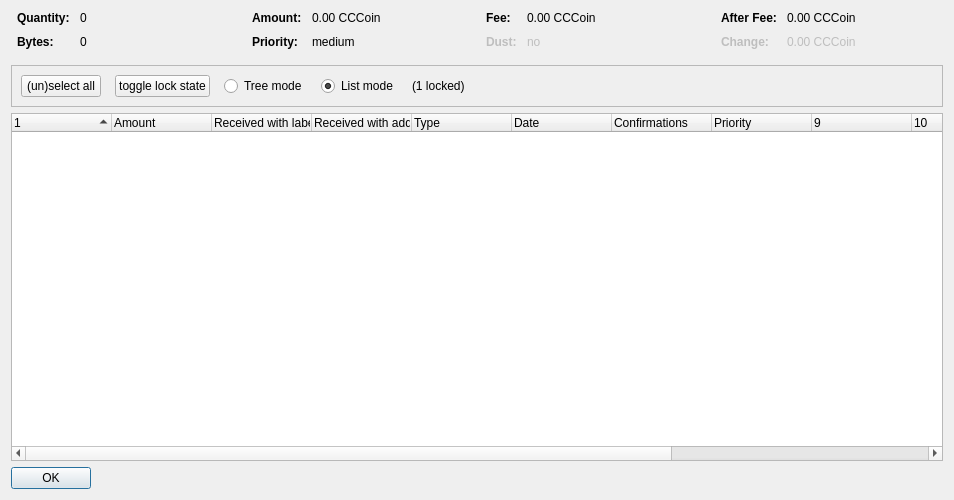
<?xml version="1.0" encoding="UTF-8"?>
<ui version="4.0">
 <class>CoinControlDialog</class>
 <widget class="QDialog" name="CoinControlDialog">
  <property name="geometry">
   <rect>
    <x>0</x>
    <y>0</y>
    <width>954</width>
    <height>500</height>
   </rect>
  </property>
  <property name="windowTitle">
   <string>Coin Selection</string>
  </property>
  <layout class="QVBoxLayout" name="verticalLayout">
   <item>
    <layout class="QHBoxLayout" name="horizontalLayoutTop" stretch="0,0,0,0">
     <property name="topMargin">
      <number>0</number>
     </property>
     <property name="bottomMargin">
      <number>10</number>
     </property>
     <item>
      <layout class="QFormLayout" name="formLayoutCoinControl1">
       <property name="horizontalSpacing">
        <number>10</number>
       </property>
       <property name="verticalSpacing">
        <number>10</number>
       </property>
       <property name="leftMargin">
        <number>6</number>
       </property>
       <property name="rightMargin">
        <number>6</number>
       </property>
       <item row="0" column="0">
        <widget class="QLabel" name="labelCoinControlQuantityText">
         <property name="font">
          <font>
           <weight>75</weight>
           <bold>true</bold>
          </font>
         </property>
         <property name="text">
          <string>Quantity:</string>
         </property>
        </widget>
       </item>
       <item row="0" column="1">
        <widget class="QLabel" name="labelCoinControlQuantity">
         <property name="cursor">
          <cursorShape>IBeamCursor</cursorShape>
         </property>
         <property name="contextMenuPolicy">
          <enum>Qt::ActionsContextMenu</enum>
         </property>
         <property name="text">
          <string notr="true">0</string>
         </property>
         <property name="textInteractionFlags">
          <set>Qt::LinksAccessibleByMouse|Qt::TextSelectableByKeyboard|Qt::TextSelectableByMouse</set>
         </property>
        </widget>
       </item>
       <item row="1" column="0">
        <widget class="QLabel" name="labelCoinControlBytesText">
         <property name="font">
          <font>
           <weight>75</weight>
           <bold>true</bold>
          </font>
         </property>
         <property name="text">
          <string>Bytes:</string>
         </property>
        </widget>
       </item>
       <item row="1" column="1">
        <widget class="QLabel" name="labelCoinControlBytes">
         <property name="cursor">
          <cursorShape>IBeamCursor</cursorShape>
         </property>
         <property name="contextMenuPolicy">
          <enum>Qt::ActionsContextMenu</enum>
         </property>
         <property name="text">
          <string notr="true">0</string>
         </property>
         <property name="textInteractionFlags">
          <set>Qt::LinksAccessibleByMouse|Qt::TextSelectableByKeyboard|Qt::TextSelectableByMouse</set>
         </property>
        </widget>
       </item>
      </layout>
     </item>
     <item>
      <layout class="QFormLayout" name="formLayoutCoinControl2">
       <property name="horizontalSpacing">
        <number>10</number>
       </property>
       <property name="verticalSpacing">
        <number>10</number>
       </property>
       <property name="leftMargin">
        <number>6</number>
       </property>
       <property name="rightMargin">
        <number>6</number>
       </property>
       <item row="0" column="0">
        <widget class="QLabel" name="labelCoinControlAmountText">
         <property name="font">
          <font>
           <weight>75</weight>
           <bold>true</bold>
          </font>
         </property>
         <property name="text">
          <string>Amount:</string>
         </property>
        </widget>
       </item>
       <item row="0" column="1">
        <widget class="QLabel" name="labelCoinControlAmount">
         <property name="cursor">
          <cursorShape>IBeamCursor</cursorShape>
         </property>
         <property name="contextMenuPolicy">
          <enum>Qt::ActionsContextMenu</enum>
         </property>
         <property name="text">
          <string notr="true">0.00 CCCoin</string>
         </property>
         <property name="textInteractionFlags">
          <set>Qt::LinksAccessibleByMouse|Qt::TextSelectableByKeyboard|Qt::TextSelectableByMouse</set>
         </property>
        </widget>
       </item>
       <item row="1" column="0">
        <widget class="QLabel" name="labelCoinControlPriorityText">
         <property name="font">
          <font>
           <weight>75</weight>
           <bold>true</bold>
          </font>
         </property>
         <property name="text">
          <string>Priority:</string>
         </property>
        </widget>
       </item>
       <item row="1" column="1">
        <widget class="QLabel" name="labelCoinControlPriority">
         <property name="cursor">
          <cursorShape>IBeamCursor</cursorShape>
         </property>
         <property name="contextMenuPolicy">
          <enum>Qt::ActionsContextMenu</enum>
         </property>
         <property name="text">
          <string>medium</string>
         </property>
         <property name="textInteractionFlags">
          <set>Qt::LinksAccessibleByMouse|Qt::TextSelectableByKeyboard|Qt::TextSelectableByMouse</set>
         </property>
        </widget>
       </item>
      </layout>
     </item>
     <item>
      <layout class="QFormLayout" name="formLayoutCoinControl3">
       <property name="horizontalSpacing">
        <number>10</number>
       </property>
       <property name="verticalSpacing">
        <number>10</number>
       </property>
       <property name="leftMargin">
        <number>6</number>
       </property>
       <property name="rightMargin">
        <number>6</number>
       </property>
       <item row="0" column="0">
        <widget class="QLabel" name="labelCoinControlFeeText">
         <property name="font">
          <font>
           <weight>75</weight>
           <bold>true</bold>
          </font>
         </property>
         <property name="text">
          <string>Fee:</string>
         </property>
        </widget>
       </item>
       <item row="0" column="1">
        <widget class="QLabel" name="labelCoinControlFee">
         <property name="cursor">
          <cursorShape>IBeamCursor</cursorShape>
         </property>
         <property name="contextMenuPolicy">
          <enum>Qt::ActionsContextMenu</enum>
         </property>
         <property name="text">
          <string notr="true">0.00 CCCoin</string>
         </property>
         <property name="textInteractionFlags">
          <set>Qt::LinksAccessibleByMouse|Qt::TextSelectableByKeyboard|Qt::TextSelectableByMouse</set>
         </property>
        </widget>
       </item>
       <item row="1" column="0">
        <widget class="QLabel" name="labelCoinControlLowOutputText">
         <property name="enabled">
          <bool>false</bool>
         </property>
         <property name="font">
          <font>
           <weight>75</weight>
           <bold>true</bold>
          </font>
         </property>
         <property name="text">
          <string>Dust:</string>
         </property>
        </widget>
       </item>
       <item row="1" column="1">
        <widget class="QLabel" name="labelCoinControlLowOutput">
         <property name="enabled">
          <bool>false</bool>
         </property>
         <property name="cursor">
          <cursorShape>IBeamCursor</cursorShape>
         </property>
         <property name="contextMenuPolicy">
          <enum>Qt::ActionsContextMenu</enum>
         </property>
         <property name="text">
          <string>no</string>
         </property>
         <property name="textInteractionFlags">
          <set>Qt::LinksAccessibleByMouse|Qt::TextSelectableByKeyboard|Qt::TextSelectableByMouse</set>
         </property>
        </widget>
       </item>
      </layout>
     </item>
     <item>
      <layout class="QFormLayout" name="formLayoutCoinControl4">
       <property name="horizontalSpacing">
        <number>10</number>
       </property>
       <property name="verticalSpacing">
        <number>10</number>
       </property>
       <property name="leftMargin">
        <number>6</number>
       </property>
       <property name="rightMargin">
        <number>6</number>
       </property>
       <item row="0" column="0">
        <widget class="QLabel" name="labelCoinControlAfterFeeText">
         <property name="font">
          <font>
           <weight>75</weight>
           <bold>true</bold>
          </font>
         </property>
         <property name="text">
          <string>After Fee:</string>
         </property>
        </widget>
       </item>
       <item row="0" column="1">
        <widget class="QLabel" name="labelCoinControlAfterFee">
         <property name="cursor">
          <cursorShape>IBeamCursor</cursorShape>
         </property>
         <property name="contextMenuPolicy">
          <enum>Qt::ActionsContextMenu</enum>
         </property>
         <property name="text">
          <string notr="true">0.00 CCCoin</string>
         </property>
         <property name="textInteractionFlags">
          <set>Qt::LinksAccessibleByMouse|Qt::TextSelectableByKeyboard|Qt::TextSelectableByMouse</set>
         </property>
        </widget>
       </item>
       <item row="1" column="0">
        <widget class="QLabel" name="labelCoinControlChangeText">
         <property name="enabled">
          <bool>false</bool>
         </property>
         <property name="font">
          <font>
           <weight>75</weight>
           <bold>true</bold>
          </font>
         </property>
         <property name="text">
          <string>Change:</string>
         </property>
        </widget>
       </item>
       <item row="1" column="1">
        <widget class="QLabel" name="labelCoinControlChange">
         <property name="enabled">
          <bool>false</bool>
         </property>
         <property name="cursor">
          <cursorShape>IBeamCursor</cursorShape>
         </property>
         <property name="contextMenuPolicy">
          <enum>Qt::ActionsContextMenu</enum>
         </property>
         <property name="text">
          <string notr="true">0.00 CCCoin</string>
         </property>
         <property name="textInteractionFlags">
          <set>Qt::LinksAccessibleByMouse|Qt::TextSelectableByKeyboard|Qt::TextSelectableByMouse</set>
         </property>
        </widget>
       </item>
      </layout>
     </item>
    </layout>
   </item>
   <item>
    <widget class="QFrame" name="frame">
     <property name="minimumSize">
      <size>
       <width>0</width>
       <height>40</height>
      </size>
     </property>
     <property name="frameShape">
      <enum>QFrame::StyledPanel</enum>
     </property>
     <property name="frameShadow">
      <enum>QFrame::Sunken</enum>
     </property>
     <layout class="QHBoxLayout" name="horizontalLayout">
      <item>
       <layout class="QHBoxLayout" name="horizontalLayoutPanel" stretch="0,0,0,0,0,0">
        <property name="spacing">
         <number>14</number>
        </property>
        <item>
         <widget class="QPushButton" name="pushButtonSelectAll">
          <property name="sizePolicy">
           <sizepolicy hsizetype="Maximum" vsizetype="Fixed">
            <horstretch>0</horstretch>
            <verstretch>0</verstretch>
           </sizepolicy>
          </property>
          <property name="text">
           <string>(un)select all</string>
          </property>
          <property name="autoDefault">
           <bool>false</bool>
          </property>
         </widget>
        </item>
        <item>
         <widget class="QPushButton" name="pushButtonToggleLock">
          <property name="sizePolicy">
           <sizepolicy hsizetype="Maximum" vsizetype="Fixed">
            <horstretch>0</horstretch>
            <verstretch>0</verstretch>
           </sizepolicy>
          </property>
          <property name="text">
           <string>toggle lock state</string>
          </property>
          <property name="autoDefault">
           <bool>false</bool>
          </property>
         </widget>
        </item>
        <item>
         <widget class="QRadioButton" name="radioTreeMode">
          <property name="sizePolicy">
           <sizepolicy hsizetype="Maximum" vsizetype="Fixed">
            <horstretch>0</horstretch>
            <verstretch>0</verstretch>
           </sizepolicy>
          </property>
          <property name="text">
           <string>Tree mode</string>
          </property>
         </widget>
        </item>
        <item>
         <widget class="QRadioButton" name="radioListMode">
          <property name="sizePolicy">
           <sizepolicy hsizetype="Maximum" vsizetype="Fixed">
            <horstretch>0</horstretch>
            <verstretch>0</verstretch>
           </sizepolicy>
          </property>
          <property name="text">
           <string>List mode</string>
          </property>
          <property name="checked">
           <bool>true</bool>
          </property>
         </widget>
        </item>
        <item>
         <widget class="QLabel" name="labelLocked">
          <property name="text">
           <string>(1 locked)</string>
          </property>
         </widget>
        </item>
        <item>
         <spacer name="horizontalSpacer">
          <property name="orientation">
           <enum>Qt::Horizontal</enum>
          </property>
          <property name="sizeHint" stdset="0">
           <size>
            <width>40</width>
            <height>20</height>
           </size>
          </property>
         </spacer>
        </item>
       </layout>
      </item>
     </layout>
    </widget>
   </item>
   <item>
    <widget class="CoinControlTreeWidget" name="treeWidget">
     <property name="contextMenuPolicy">
      <enum>Qt::CustomContextMenu</enum>
     </property>
     <property name="sortingEnabled">
      <bool>false</bool>
     </property>
     <property name="columnCount">
      <number>13</number>
     </property>
     <attribute name="headerShowSortIndicator" stdset="0">
      <bool>true</bool>
     </attribute>
     <attribute name="headerStretchLastSection">
      <bool>false</bool>
     </attribute>
     <column>
      <property name="text">
       <string/>
      </property>
     </column>
     <column>
      <property name="text">
       <string>Amount</string>
      </property>
     </column>
     <column>
      <property name="text">
       <string>Received with label</string>
      </property>
     </column>
     <column>
      <property name="text">
       <string>Received with address</string>
      </property>
     </column>
     <column>
      <property name="text">
	<string>Type</string>
      </property>
     </column>
     <column>
      <property name="text">	 
       <string>Date</string>
      </property>
     </column>
     <column>
      <property name="text">
       <string>Confirmations</string>
      </property>
      <property name="toolTip">
       <string>Confirmed</string>
      </property>
     </column>
     <column>
      <property name="text">
       <string>Priority</string>
      </property>
     </column>
     <column>
      <property name="text">
       <string/>
      </property>
     </column>
     <column>
      <property name="text">
       <string/>
      </property>
     </column>
     <column>
      <property name="text">
       <string/>
      </property>
     </column>
     <column>
      <property name="text">
       <string/>
      </property>
     </column>
     <column>
      <property name="text">
       <string/>
      </property>
     </column>
    </widget>
   </item>
   <item>
    <widget class="QDialogButtonBox" name="buttonBox">
     <property name="sizePolicy">
      <sizepolicy hsizetype="Maximum" vsizetype="Fixed">
       <horstretch>0</horstretch>
       <verstretch>0</verstretch>
      </sizepolicy>
     </property>
     <property name="orientation">
      <enum>Qt::Horizontal</enum>
     </property>
     <property name="standardButtons">
      <set>QDialogButtonBox::Ok</set>
     </property>
    </widget>
   </item>
  </layout>
 </widget>
 <customwidgets>
  <customwidget>
   <class>CoinControlTreeWidget</class>
   <extends>QTreeWidget</extends>
   <header>coincontroltreewidget.h</header>
  </customwidget>
 </customwidgets>
 <resources/>
 <connections/>
</ui>
